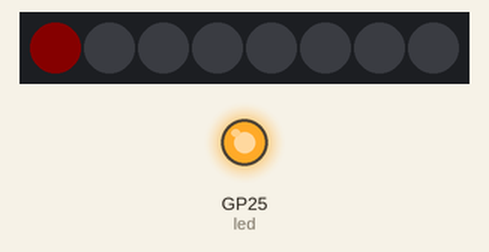
Bench run of a program on a simulated Raspberry Pi Pico running MicroPython. Parts: 8 RGB LEDs in strip order, left to right, output pins drawn as LEDs (lit = HIGH). Dim RGB values are drawn brighter than linear.

Above: at 0.05 s.
At 1.15 s:
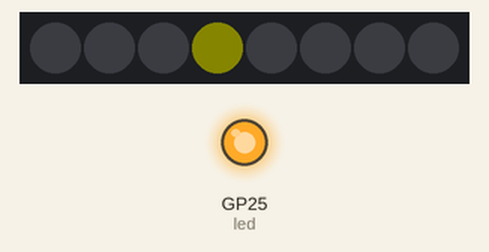
At 2.36 s:
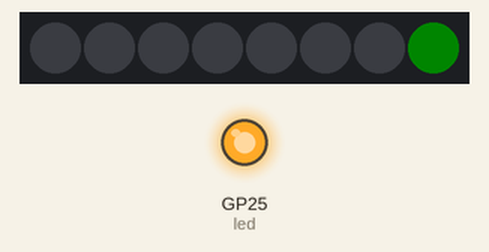
At 2.96 s:
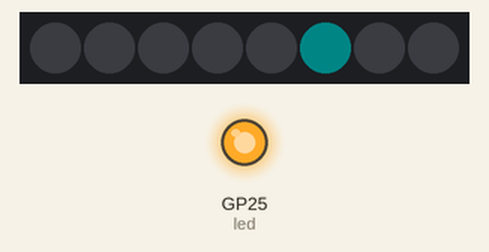
At 3.56 s:
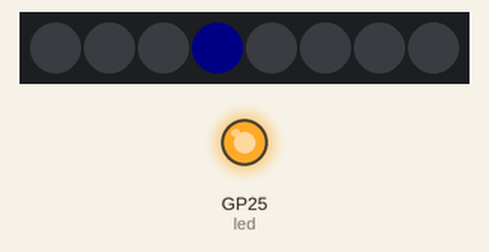
At 4.77 s:
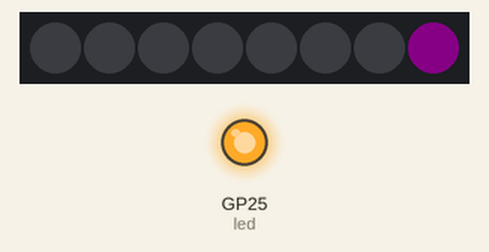
Timing chart, 0 to 40.0 s (numbered marks = the images above):
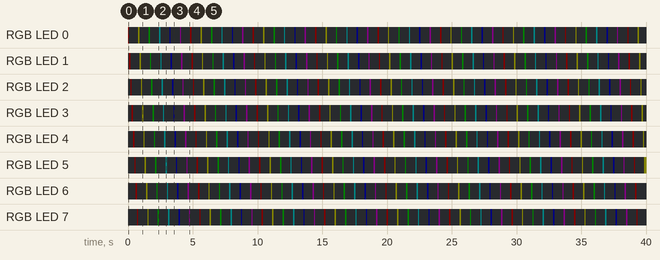

The program:

ws2812_wave.py
```python
# Light "running" led on ws2812 8-led array, change color after each iteration
import rp2
import neopixel
from machine import Pin
from time import sleep

# Bind and set up pins
led = Pin(25, Pin.OUT)													# Onboard LED just to indicate that board works
led.value(1)
control_pin = Pin(26)

# Initialize variables
num_leds = 8															# Amount of WS2812 leds in array
power = 8																# Power of leds (range 0-255)
ws2812 = neopixel.NeoPixel(control_pin, num_leds)						# Initialize NeoPixel object
rgb_values = [(power, 0, 0), (power, power, 0), (0, power, 0), (0, power, power), (0, 0, power), (power, 0, power)]
# List contains prepared colours
j = 0																	# Variable used to go through 'rgb_value' list

# Loop
while True:
    for i in range(num_leds):											# Loop which is going through each led in array
        ws2812.fill((0, 0, 0))											# Turn off all leds
        ws2812[i] = rgb_values[j]										# Set colour from list to one led from array
        ws2812.write()													# Send prepared config to leds
        """																# "
        j+= 1															# Code block which switch each next led with next colour
        if j >= len(rgb_values):
            j = 0
        """																# "
        sleep(0.1)
                                                                        # ""
    j+= 1																# Code block which switch colour after going through whole array
    if j >= len(rgb_values):
            j = 0
                                                                        # ""
```

Measured:
- by itself, RGB LED 0–7: repeats every 4.8 s: off 0.70 s, RGB(8, 8, 0) 0.10 s, off 0.70 s, RGB(0, 8, 0) 0.10 s, off 0.70 s, RGB(0, 8, 8) 0.10 s, off 0.70 s, RGB(0, 0, 8) 0.10 s, off 0.70 s, RGB(8, 0, 8) 0.10 s, off 0.70 s, RGB(8, 0, 0) 0.10 s
- by itself, everything shown: repeats every 4.8 s, in 48 steps
